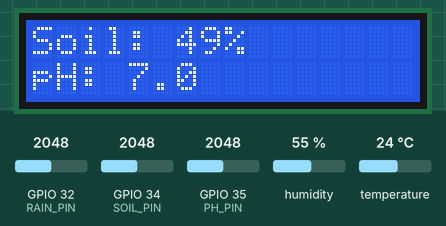
Recording of a sketch running on a simulated ESP32. Parts: 16×2 character LCD. Inputs (shaded band) come from the test bench; at power-on: GPIO 32 (RAIN_PIN) = 2048, humidity 55 %, GPIO 34 (SOIL_PIN) = 2048, GPIO 35 (PH_PIN) = 2048, temperature 24 °C. WiFi joins after 1.5 s; servers stay silent unless stated; uploads are accepted with an empty reply; what the sketch prints to the serial monitor is not drawn.

Above: at 9.9 s.
10.0 s: GPIO 32 (RAIN_PIN) set to 2866
At 12.7 s:
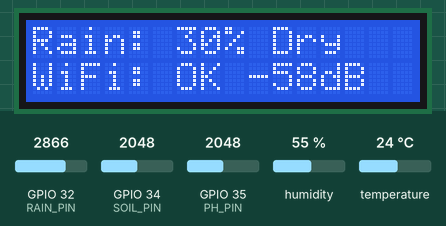
16.5 s: GPIO 32 (RAIN_PIN) set to 2787
At 22.2 s:
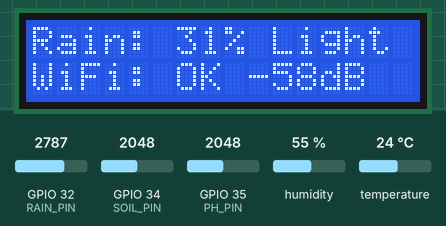
22.6 s: humidity set to 22 %
At 25.2 s:
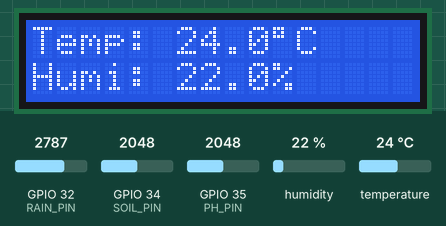
28.7 s: GPIO 32 (RAIN_PIN) set to 122
At 31.7 s:
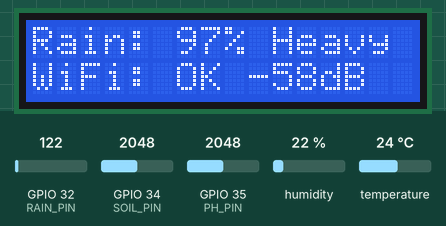
34.8 s: GPIO 34 (SOIL_PIN) set to 2866
At 36.8 s:
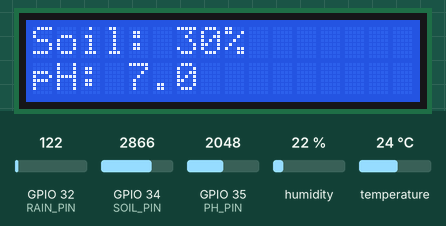
40.9 s: GPIO 35 (PH_PIN) set to 2866
At 46.3 s:
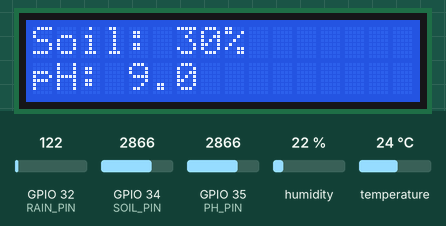
Timing chart, 0 to 47.8 s (numbered marks = the images above; inputs shaded):
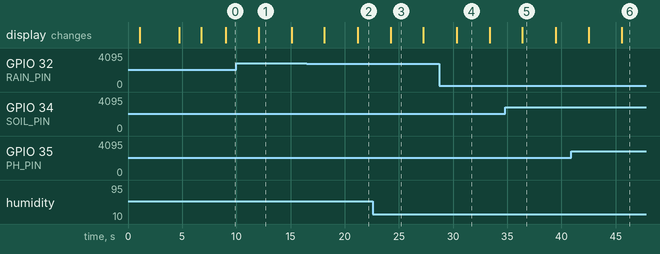

Measured:
- the behaviour switches between 2826 and 2825 on GPIO 32 (RAIN_PIN) (found by bisection; images 1 and 2)
- after the input at 10.0 s, the display: changes after 2.0 s (image 1)
- after the input at 16.5 s, the display: first differs from a run without the input after 4.7 s (image 2)
- after the input at 28.7 s, the display: changes after 1.6 s (image 4)
- what the display in image 1 shows lasts 3.1 s, from 12.0 s to 15.1 s
- what the display in image 5 shows lasts 3.1 s, from 36.4 s to 39.5 s

The sketch:

esp32_sensor_client.ino
```cpp
/*
 * ESP32 IoT Sensor Client for Krishi Sakha Smart Agriculture System
 *
 * This code reads sensor data and sends it to the backend server
 *
 * Hardware Requirements:
 * - ESP32 Development Board
 * - DHT22 (Temperature & Humidity) - GPIO 4
 * - Soil Moisture Sensor (Capacitive) - GPIO 34
 * - pH Sensor (Analog) - GPIO 35
 *
 * Libraries Required:
 * - WiFi (built-in)
 * - HTTPClient (built-in)
 * - ArduinoJson (install via Library Manager)
 * - DHT sensor library (install via Library Manager)
 */

#include <WiFi.h>
#include <HTTPClient.h>
#include <ArduinoJson.h>
#include <DHT.h>
#include <Wire.h>
#include <LiquidCrystal_I2C.h>

// ===== Sensor Data Structure =====
struct SensorData {
  float temperature;
  float humidity;
  float soilMoisture;
  float pH;
  float rainLevel;
};


// ===== WiFi Configuration =====
const char* ssid = "YOUR_WIFI_SSID";           // Replace with your WiFi name
const char* password = "YOUR_WIFI_PASSWORD";   // Replace with your WiFi password

// ===== Server Configuration =====
// Update this with your server IP (e.g. http://10.240.60.37:5001/api/sensors/data)
const char* serverUrl = "http://10.240.60.37:5001/api/sensors/data";
const char* deviceId = "ESP32_SENSOR_001";     // Unique device identifier
const char* apiKey = "krishi_sakha_device_secret_2026";      // Device secret token

// ===== Sensor Pin Configuration =====
#define DHT_PIN 4           // DHT22 data pin
#define DHT_TYPE DHT22      // DHT sensor type
#define SOIL_PIN 34         // Soil moisture sensor analog pin
#define PH_PIN 35           // pH sensor analog pin
#define RAIN_PIN 32         // Rain sensor analog pin

// ===== Timing Configuration =====
const unsigned long SEND_INTERVAL = 5000;  // Send data every 5 seconds (5000ms)

// ===== Global Variables =====
DHT dht(DHT_PIN, DHT_TYPE);
LiquidCrystal_I2C lcd(0x27, 16, 2);  // LCD I2C address 0x27, 16 columns, 2 rows
unsigned long lastSendTime = 0;
int sendCount = 0;
int displayMode = 0;  // 0=Temp&Hum, 1=Soil&pH, 2=Rain&Status
unsigned long lastDisplayUpdate = 0;

// ===== Setup Function =====
void setup() {
  Serial.begin(115200);
  delay(1000);

  Serial.println("\n\n");
  Serial.println("========================================");
  Serial.println("🌾 Krishi Sakha IoT Sensor Client");
  Serial.println("========================================");

  // Initialize LCD
  Wire.begin();
  lcd.init();
  lcd.backlight();
  lcd.clear();
  lcd.setCursor(0, 0);
  lcd.print("Krishi Sakha");
  lcd.setCursor(0, 1);
  lcd.print("Initializing...");
  delay(2000);

  // Initialize sensors
  dht.begin();
  pinMode(SOIL_PIN, INPUT);
  pinMode(PH_PIN, INPUT);

  // Connect to WiFi
  connectWiFi();

  // Show ready message on LCD
  lcd.clear();
  lcd.setCursor(0, 0);
  lcd.print("System Ready!");
  lcd.setCursor(0, 1);
  lcd.print("Monitoring...");
  delay(2000);

  // Print configuration
  Serial.println("\n📡 Configuration:");
  Serial.print("   Server: ");
  Serial.println(serverUrl);
  Serial.print("   Device ID: ");
  Serial.println(deviceId);
  Serial.print("   Update Interval: ");
  Serial.print(SEND_INTERVAL / 1000);
  Serial.println(" seconds");
  Serial.println("========================================\n");
}

// ===== Main Loop =====
void loop() {
  // Check WiFi connection
  if (WiFi.status() != WL_CONNECTED) {
    Serial.println("❌ WiFi disconnected! Reconnecting...");
    connectWiFi();
  }

  // Send data at specified interval
  if (millis() - lastSendTime >= SEND_INTERVAL) {
    lastSendTime = millis();

    // Read sensor data
    SensorData data = readSensors();

    // Send to backend
    sendToBackend(data);

    sendCount++;
  }

  // Update LCD display every 3 seconds
  if (millis() - lastDisplayUpdate >= 3000) {
    lastDisplayUpdate = millis();
    updateLCDDisplay();
  }

  delay(100); // Small delay to prevent watchdog issues
}

// ===== WiFi Connection Function =====
void connectWiFi() {
  Serial.print("🔌 Connecting to WiFi: ");
  Serial.println(ssid);

  WiFi.mode(WIFI_STA);
  WiFi.disconnect();
  delay(100);

  if (strlen(password) > 0) {
    WiFi.begin(ssid, password);
  } else {
    WiFi.begin(ssid);
  }

  int attempts = 0;
  while (WiFi.status() != WL_CONNECTED && attempts < 30) {
    delay(500);
    Serial.print(".");
    attempts++;
  }

  if (WiFi.status() == WL_CONNECTED) {
    Serial.println("\n✅ WiFi Connected!");
    Serial.print("   IP Address: ");
    Serial.println(WiFi.localIP());
    Serial.print("   Signal Strength: ");
    Serial.print(WiFi.RSSI());
    Serial.println(" dBm");

    // Show WiFi connected on LCD
    lcd.clear();
    lcd.setCursor(0, 0);
    lcd.print("WiFi Connected!");
    lcd.setCursor(0, 1);
    lcd.print(WiFi.localIP());
    delay(2000);
  } else {
    Serial.println("\n❌ WiFi Connection Failed!");
    Serial.println("   Please check:");
    Serial.println("   - SSID and password are correct");
    Serial.println("   - Router is on 2.4GHz (ESP32 doesn't support 5GHz)");
    Serial.println("   - ESP32 is within range");
    Serial.println("\n   Restarting in 10 seconds...");
    delay(10000);
    ESP.restart();
  }
}


// ===== Read All Sensors =====
SensorData readSensors() {
  SensorData data;

  // Read DHT22 (Temperature & Humidity)
  data.temperature = dht.readTemperature();
  data.humidity = dht.readHumidity();

  // Check if DHT22 reading failed
  if (isnan(data.temperature) || isnan(data.humidity)) {
    Serial.println("⚠️  DHT22 read failed, using default values");
    data.temperature = 25.0;
    data.humidity = 65.0;
  }

  // Read Soil Moisture (0-4095 raw value, convert to 0-100%)
  // INVERTED: High value (dry air) = 0%, Low value (wet soil) = 100%
  int soilRaw = analogRead(SOIL_PIN);
  data.soilMoisture = map(soilRaw, 4095, 0, 0, 100);  // Inverted mapping

  // Ensure soil moisture is in valid range
  if (data.soilMoisture < 0) data.soilMoisture = 0;
  if (data.soilMoisture > 100) data.soilMoisture = 100;

  // Read pH Sensor (0-4095 raw value, convert to pH scale 0-14)
  int phRaw = analogRead(PH_PIN);
  data.pH = map(phRaw, 0, 4095, 0, 1400) / 100.0;  // Convert to 0-14 pH scale

  // Ensure pH is in valid range (typically 4-9 for soil)
  if (data.pH < 4.0) data.pH = 4.0;
  if (data.pH > 9.0) data.pH = 9.0;

  // Read Rain Sensor (0-4095 raw value, convert to 0-100%)
  // Lower value = more rain detected
  // Inverted: 0% = dry, 100% = heavy rain
  int rainRaw = analogRead(RAIN_PIN);
  data.rainLevel = map(rainRaw, 4095, 0, 0, 100);  // Inverted mapping

  // Ensure rain level is in valid range
  if (data.rainLevel < 0) data.rainLevel = 0;
  if (data.rainLevel > 100) data.rainLevel = 100;

  return data;
}

// ===== Send Data to Backend =====
void sendToBackend(SensorData data) {
  if (WiFi.status() != WL_CONNECTED) {
    Serial.println("❌ Cannot send - WiFi not connected");
    return;
  }

  WiFiClient client;
  HTTPClient http;
  http.begin(client, serverUrl);
  http.addHeader("Content-Type", "application/json");
  http.addHeader("X-Device-Token", apiKey);

  // Create JSON payload
  StaticJsonDocument<256> jsonDoc;
  jsonDoc["temperature"] = data.temperature;
  jsonDoc["humidity"] = data.humidity;
  jsonDoc["soilMoisture"] = data.soilMoisture;
  jsonDoc["pH"] = data.pH;
  jsonDoc["rainLevel"] = data.rainLevel;
  jsonDoc["deviceId"] = deviceId;
  jsonDoc["deviceToken"] = apiKey;
  jsonDoc["apiKey"] = apiKey;

  String jsonString;
  serializeJson(jsonDoc, jsonString);

  // Print sending info
  Serial.println("\n📤 Sending data to backend...");
  Serial.print("   Count: #");
  Serial.println(sendCount + 1);
  Serial.print("   Temperature: ");
  Serial.print(data.temperature);
  Serial.println("°C");
  Serial.print("   Humidity: ");
  Serial.print(data.humidity);
  Serial.println("%");
  Serial.print("   Soil Moisture: ");
  Serial.print(data.soilMoisture);
  Serial.println("%");
  Serial.print("   pH: ");
  Serial.println(data.pH);
  Serial.print("   Rain Level: ");
  Serial.print(data.rainLevel);
  Serial.print("% ");
  if (data.rainLevel > 70) {
    Serial.println("(Heavy Rain)");
  } else if (data.rainLevel > 30) {
    Serial.println("(Light Rain)");
  } else {
    Serial.println("(Dry)");
  }

  // Send POST request
  int httpResponseCode = http.POST(jsonString);

  // Handle response
  if (httpResponseCode > 0) {
    Serial.print("✅ Response Code: ");
    Serial.println(httpResponseCode);

    if (httpResponseCode == 201) {
      Serial.println("   ✓ Data saved successfully!");
    } else if (httpResponseCode == 200) {
      Serial.println("   ✓ Request successful!");
    }

    String response = http.getString();
    Serial.print("   Server Response: ");
    Serial.println(response);

  } else {
    Serial.print("❌ Error Code: ");
    Serial.println(httpResponseCode);
    Serial.println("   Possible issues:");
    Serial.println("   - Backend server not running");
    Serial.println("   - Wrong server URL/IP address");
    Serial.println("   - Firewall blocking connection");
    Serial.println("   - Network connectivity issue");
  }

  Serial.println("-----------------------------------");

  http.end();
}

// ===== Update LCD Display =====
void updateLCDDisplay() {
  // Read current sensor data
  SensorData data = readSensors();

  lcd.clear();

  // Rotate through different display modes every 3 seconds
  displayMode = (displayMode + 1) % 3;

  switch (displayMode) {
    case 0:  // Temperature & Humidity
      lcd.setCursor(0, 0);
      lcd.print("Temp: ");
      lcd.print(data.temperature, 1);
      lcd.print((char)223);  // Degree symbol
      lcd.print("C");

      lcd.setCursor(0, 1);
      lcd.print("Humi: ");
      lcd.print(data.humidity, 1);
      lcd.print("%");
      break;

    case 1:  // Soil Moisture & pH
      lcd.setCursor(0, 0);
      lcd.print("Soil: ");
      lcd.print(data.soilMoisture, 0);
      lcd.print("%");

      lcd.setCursor(0, 1);
      lcd.print("pH: ");
      lcd.print(data.pH, 1);
      break;

    case 2:  // Rain Level & Connection Status
      lcd.setCursor(0, 0);
      lcd.print("Rain: ");
      lcd.print(data.rainLevel, 0);
      lcd.print("%");
      if (data.rainLevel > 70) {
        lcd.print(" Heavy");
      } else if (data.rainLevel > 30) {
        lcd.print(" Light");
      } else {
        lcd.print(" Dry");
      }

      lcd.setCursor(0, 1);
      if (WiFi.status() == WL_CONNECTED) {
        lcd.print("WiFi: OK ");
        lcd.print(WiFi.RSSI());
        lcd.print("dB");
      } else {
        lcd.print("WiFi: Disconn.");
      }
      break;
  }
}
```
